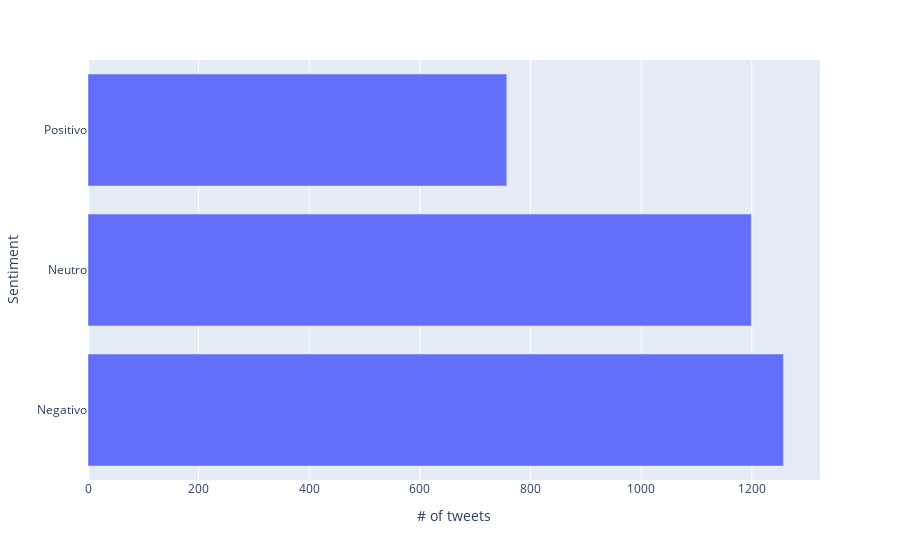

The notebook cell this image was saved under:
### Code cell
fig = px.bar(data, x="# of tweets", y="Sentiment", orientation='h')
fig.show()

### Figure 1 — Plotly figure (JSON) as saved in the notebook; plotly's stock layout.template omitted (floating-point values rounded to 4 significant figures)
{"data": [{"alignmentgroup": "True", "hovertemplate": "# of tweets=%{x}<br>Sentiment=%{y}<extra></extra>", "legendgroup": "", "marker": {"color": "#636efa", "pattern": {"shape": ""}}, "name": "", "offsetgroup": "", "orientation": "h", "showlegend": false, "textposition": "auto", "type": "bar", "x": [1257, 1199, 757], "xaxis": "x", "y": ["Negativo", "Neutro", "Positivo"], "yaxis": "y"}], "layout": {"barmode": "relative", "legend": {"tracegroupgap": 0}, "margin": {"t": 60}, "xaxis": {"anchor": "y", "domain": [0, 1], "title": {"text": "# of tweets"}}, "yaxis": {"anchor": "x", "domain": [0, 1], "title": {"text": "Sentiment"}}}}
